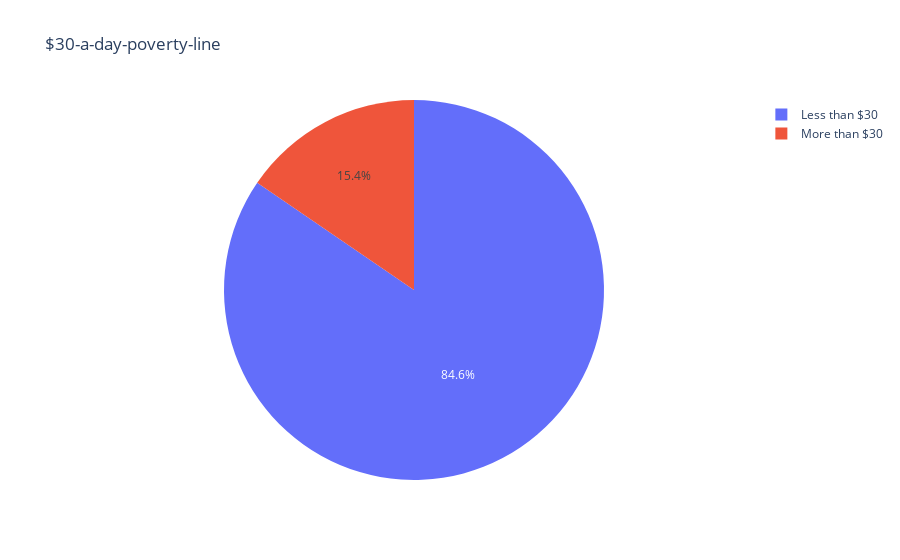

Source (notebook cell):
### Code cell
# Pie Chart for $30-a-day-poverty-line
filtered_df = df[(df['year'] == 2019) & (df['country'] == "World")]
labels = ['Less than $30', 'More than $30']
sizes = [filtered_df['headcount_ratio_3000'].median(), 100 - filtered_df['headcount_ratio_3000'].median()]
create_pie_chart(labels, sizes, title='$30-a-day-poverty-line')

### Figure 1 — Plotly figure (JSON) as saved in the notebook; plotly's stock layout.template omitted (floating-point values rounded to 4 significant figures)
{"data": [{"domain": {"x": [0.0, 1.0], "y": [0.0, 1.0]}, "hovertemplate": "label=%{label}<br>value=%{value}<extra></extra>", "labels": ["Less than $30", "More than $30"], "legendgroup": "", "name": "", "showlegend": true, "values": [84.55, 15.45], "type": "pie"}], "layout": {"legend": {"tracegroupgap": 0}, "title": {"text": "$30-a-day-poverty-line"}}}
